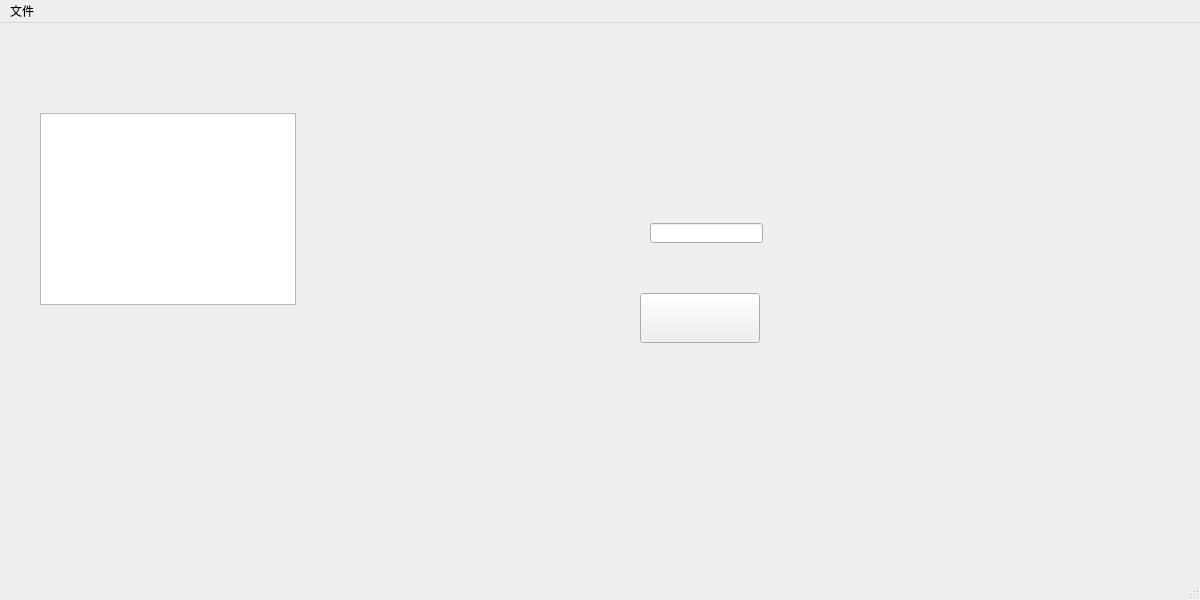
<?xml version="1.0" encoding="UTF-8"?>
<ui version="4.0">
 <class>UIPF_MAIN</class>
 <widget class="QMainWindow" name="UIPF_MAIN">
  <property name="enabled">
   <bool>true</bool>
  </property>
  <property name="geometry">
   <rect>
    <x>0</x>
    <y>0</y>
    <width>1200</width>
    <height>600</height>
   </rect>
  </property>
  <property name="sizePolicy">
   <sizepolicy hsizetype="Preferred" vsizetype="Preferred">
    <horstretch>0</horstretch>
    <verstretch>0</verstretch>
   </sizepolicy>
  </property>
  <property name="windowTitle">
   <string>机密文件保险箱</string>
  </property>
  <property name="autoFillBackground">
   <bool>false</bool>
  </property>
  <property name="iconSize">
   <size>
    <width>64</width>
    <height>64</height>
   </size>
  </property>
  <property name="unifiedTitleAndToolBarOnMac">
   <bool>true</bool>
  </property>
  <widget class="QWidget" name="centralWidget">
   <widget class="QLineEdit" name="lineEdit">
    <property name="geometry">
     <rect>
      <x>650</x>
      <y>200</y>
      <width>113</width>
      <height>20</height>
     </rect>
    </property>
   </widget>
   <widget class="QPushButton" name="pushButton">
    <property name="geometry">
     <rect>
      <x>640</x>
      <y>270</y>
      <width>120</width>
      <height>50</height>
     </rect>
    </property>
    <property name="font">
     <font>
      <family>黑体</family>
      <pointsize>18</pointsize>
     </font>
    </property>
    <property name="text">
     <string/>
    </property>
    <property name="icon">
     <iconset>
      <normaloff>../IMGS/01.BMP</normaloff>../IMGS/01.BMP</iconset>
    </property>
    <property name="iconSize">
     <size>
      <width>120</width>
      <height>60</height>
     </size>
    </property>
   </widget>
   <widget class="QListWidget" name="listWidget">
    <property name="geometry">
     <rect>
      <x>40</x>
      <y>90</y>
      <width>256</width>
      <height>192</height>
     </rect>
    </property>
   </widget>
  </widget>
  <widget class="QMenuBar" name="menuBar">
   <property name="geometry">
    <rect>
     <x>0</x>
     <y>0</y>
     <width>1200</width>
     <height>23</height>
    </rect>
   </property>
   <widget class="QMenu" name="menu">
    <property name="title">
     <string>文件</string>
    </property>
   </widget>
   <addaction name="menu"/>
  </widget>
  <widget class="QStatusBar" name="statusBar"/>
 </widget>
 <layoutdefault spacing="6" margin="11"/>
 <resources/>
 <connections/>
</ui>
